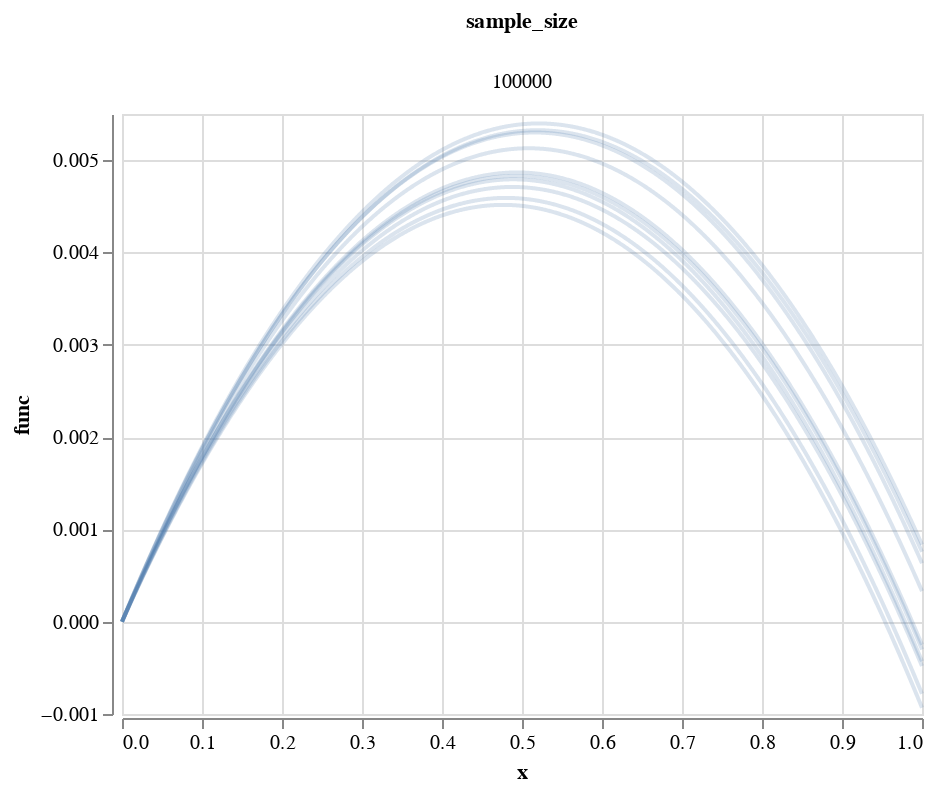

The notebook cell this image was saved under:
### Markdown cell above
while for smaller $\mu$ we see $G(\lambda)$ has an maximum in $(0, 1)$:

### Code cell
plot_sampled_func(
    univariate_log_return,
    make_lognormal_return_sampler(mu=0, sigma=0.2),
    num_func_samples=10,
    across_sample_sizes=[100000],
)

### Figure 1 — Vega-Lite specification as saved in the notebook (floating-point values rounded to 4 significant figures; data arrays with more than 128 entries replaced by an {"elided": "..."} marker saying what was removed)
{"config": {"view": {"continuousWidth": 400, "continuousHeight": 300}}, "data": {"name": "data-1f5867ec89832855421203ceb8c0598c"}, "mark": "line", "encoding": {"column": {"type": "ordinal", "field": "sample_size"}, "detail": {"type": "quantitative", "field": "instance"}, "opacity": {"value": 0.2}, "x": {"type": "quantitative", "field": "x"}, "y": {"type": "quantitative", "field": "func"}}, "$schema": "https://vega.github.io/schema/vega-lite/v4.8.1.json", "datasets": {"data-1f5867ec89832855421203ceb8c0598c": {"elided": "10000 records"}}}
